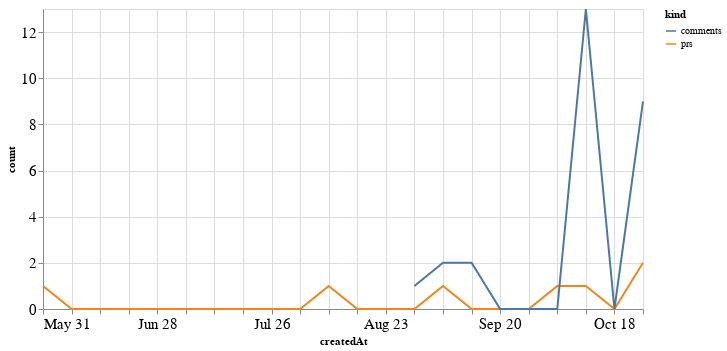

Notebook source saved alongside this figure:
### Code cell
alt.Chart(total_time, width=600).mark_line().encode(
    x='createdAt',
    y='count',
    color='kind'
)

### Figure 1 — Vega-Lite specification as saved in the notebook (floating-point values rounded to 4 significant figures)
{"config": {"axisLeft": {"labelFontSize": 15}, "axisBottom": {"labelFontSize": 15}}, "data": {"name": "data-3650fb43ee65d6a18e40a6734e7fa3a3"}, "mark": "line", "encoding": {"color": {"type": "nominal", "field": "kind"}, "x": {"type": "temporal", "field": "createdAt"}, "y": {"type": "quantitative", "field": "count"}}, "width": 600, "$schema": "https://vega.github.io/schema/vega-lite/v4.8.1.json", "datasets": {"data-3650fb43ee65d6a18e40a6734e7fa3a3": [{"createdAt": "2020-05-31T00:00:00", "kind": "prs", "count": 1.0}, {"createdAt": "2020-06-07T00:00:00", "kind": "prs", "count": 0.0}, {"createdAt": "2020-06-14T00:00:00", "kind": "prs", "count": 0.0}, {"createdAt": "2020-06-21T00:00:00", "kind": "prs", "count": 0.0}, {"createdAt": "2020-06-28T00:00:00", "kind": "prs", "count": 0.0}, {"createdAt": "2020-07-05T00:00:00", "kind": "prs", "count": 0.0}, {"createdAt": "2020-07-12T00:00:00", "kind": "prs", "count": 0.0}, {"createdAt": "2020-07-19T00:00:00", "kind": "prs", "count": 0.0}, {"createdAt": "2020-07-26T00:00:00", "kind": "prs", "count": 0.0}, {"createdAt": "2020-08-02T00:00:00", "kind": "prs", "count": 0.0}, {"createdAt": "2020-08-09T00:00:00", "kind": "prs", "count": 1.0}, {"createdAt": "2020-08-16T00:00:00", "kind": "prs", "count": 0.0}, {"createdAt": "2020-08-23T00:00:00", "kind": "prs", "count": 0.0}, {"createdAt": "2020-08-30T00:00:00", "kind": "prs", "count": 0.0}, {"createdAt": "2020-09-06T00:00:00", "kind": "prs", "count": 1.0}, {"createdAt": "2020-09-13T00:00:00", "kind": "prs", "count": 0.0}, {"createdAt": "2020-09-20T00:00:00", "kind": "prs", "count": 0.0}, {"createdAt": "2020-09-27T00:00:00", "kind": "prs", "count": 0.0}, {"createdAt": "2020-10-04T00:00:00", "kind": "prs", "count": 1.0}, {"createdAt": "2020-10-11T00:00:00", "kind": "prs", "count": 1.0}, {"createdAt": "2020-10-18T00:00:00", "kind": "prs", "count": 0.0}, {"createdAt": "2020-10-25T00:00:00", "kind": "prs", "count": 2.0}, {"createdAt": "2020-05-31T00:00:00", "kind": "comments", "count": null}, {"createdAt": "2020-06-07T00:00:00", "kind": "comments", "count": null}, {"createdAt": "2020-06-14T00:00:00", "kind": "comments", "count": null}, {"createdAt": "2020-06-21T00:00:00", "kind": "comments", "count": null}, {"createdAt": "2020-06-28T00:00:00", "kind": "comments", "count": null}, {"createdAt": "2020-07-05T00:00:00", "kind": "comments", "count": null}, {"createdAt": "2020-07-12T00:00:00", "kind": "comments", "count": null}, {"createdAt": "2020-07-19T00:00:00", "kind": "comments", "count": null}, {"createdAt": "2020-07-26T00:00:00", "kind": "comments", "count": null}, {"createdAt": "2020-08-02T00:00:00", "kind": "comments", "count": null}, {"createdAt": "2020-08-09T00:00:00", "kind": "comments", "count": null}, {"createdAt": "2020-08-16T00:00:00", "kind": "comments", "count": null}, {"createdAt": "2020-08-23T00:00:00", "kind": "comments", "count": null}, {"createdAt": "2020-08-30T00:00:00", "kind": "comments", "count": 1.0}, {"createdAt": "2020-09-06T00:00:00", "kind": "comments", "count": 2.0}, {"createdAt": "2020-09-13T00:00:00", "kind": "comments", "count": 2.0}, {"createdAt": "2020-09-20T00:00:00", "kind": "comments", "count": 0.0}, {"createdAt": "2020-09-27T00:00:00", "kind": "comments", "count": 0.0}, {"createdAt": "2020-10-04T00:00:00", "kind": "comments", "count": 0.0}, {"createdAt": "2020-10-11T00:00:00", "kind": "comments", "count": 13.0}, {"createdAt": "2020-10-18T00:00:00", "kind": "comments", "count": 0.0}, {"createdAt": "2020-10-25T00:00:00", "kind": "comments", "count": 9.0}]}}
